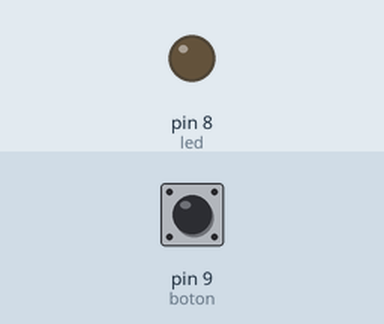
Recording of a sketch running on a simulated Arduino Uno, built with avr-gcc and run on an emulated ATmega328P. Parts: output pins drawn as LEDs (lit = HIGH). The test bench sets the inputs (shaded band); at power-on: pin 9 (boton) LOW.

Above: at 1.2 s.
1.3 s: pin 9 (boton) pulled HIGH for 0.15 s
At 1.37 s:
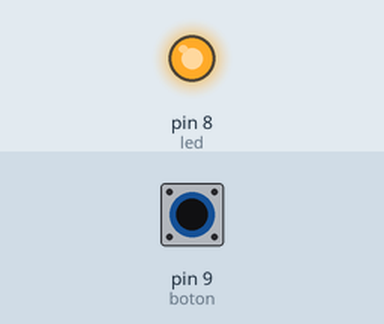
2.9 s: pin 9 (boton) pulled HIGH for 3.2 s
At 6.9 s:
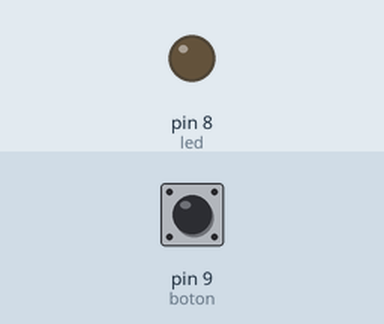
Timing chart, 0 to 8.4 s (numbered marks = the images above; inputs shaded):
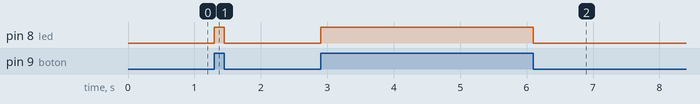

The sketch:

boton.ino
```cpp
int led = 8;
int boton = 9;
int botonState=0;

void setup() {
  pinMode(led,OUTPUT);
  pinMode(boton,INPUT);

}

void loop() {
  botonState = digitalRead(boton);
  if (botonState == HIGH){
    digitalWrite(led,HIGH);
  } else{
    digitalWrite(led,LOW);
  }

}
```

Measured:
- after the input at 1.3 s, pin 8 (led): LOW → HIGH at once, → LOW 0.15 s later
- after the input at 2.9 s, pin 8 (led): LOW → HIGH at once, → LOW 3.2 s later
